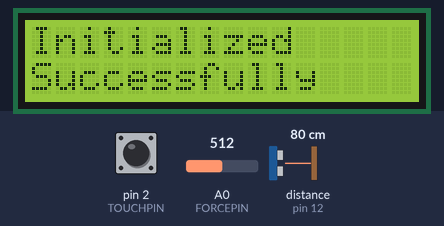
This sketch was run on a simulated Arduino Uno, built with avr-gcc and run on an emulated ATmega328P. Parts: 16×2 character LCD. Wiring (inferred from the names in the program): ultrasonic range finder: trigger pin 13; echo pin 12. The inputs (shaded band) are chosen by the test bench; at power-on: pin 2 (TOUCHPIN) LOW, A0 (FORCEPIN) = 512, distance to the obstacle (sensor on pin 12) 80 cm. The echo pulse lasts 58.3 µs per cm; what the sketch prints to the serial monitor is not drawn.

Above: at 3.1 s.
At 6.2 s:
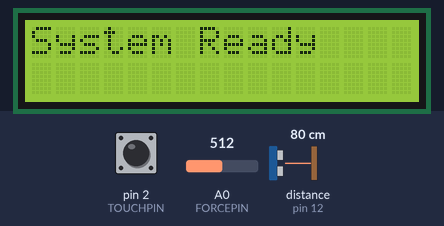
6.3 s: pin 2 (TOUCHPIN) pulled HIGH for 0.15 s
At 8.5 s:
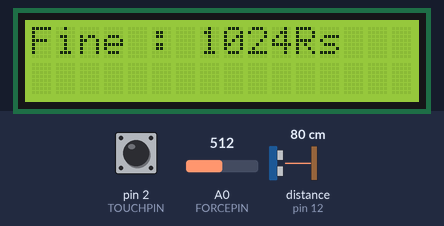
9.4 s: pin 2 (TOUCHPIN) pulled HIGH for 1 s
At 10.6 s:
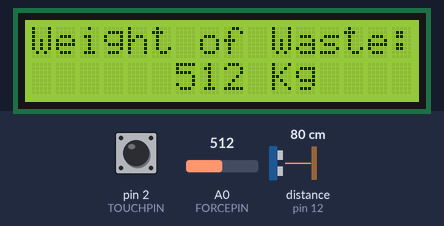
13.4 s: pin 2 (TOUCHPIN) pulled HIGH for 3.2 s
At 18.5 s:
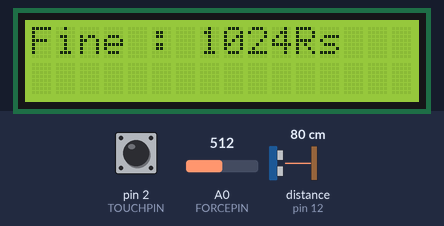
Timing chart, 0 to 20.0 s (numbered marks = the images above; inputs shaded):
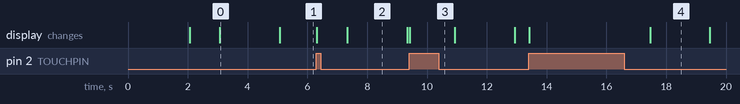

Measured:
- after the input at 6.3 s, the display: first changes at once (image 2 shows a later state)
- after the input at 9.4 s, the display: changes at once (image 3)
- after the input at 13.4 s, the display: first changes at once (image 4 shows a later state)
- what the display in image 0 shows lasts 2.0 s, from 3.1 s to 5.1 s

The sketch:

FoodResQ.ino
```cpp
#include<SoftwareSerial.h>
#include <Arduino.h>
#include<LiquidCrystal.h>

#define TOUCHPIN 2
#define FORCEPIN A0
#define ECHOPIN 12
#define PINGPIN 13

LiquidCrystal lcd(4,5,6,7,8,9);


void setup() {

  Serial.begin(9600);
  lcd.begin(16,2);
  lcd.print("Food ResQ System");
  delay(2000);
  lcd.clear();
  lcd.print("Initializing");
  lcd.setCursor(0,1);
  lcd.print("Please Wait...");
  delay(1000);
  pinMode(TOUCHPIN, INPUT);
  pinMode(FORCEPIN, INPUT);
  pinMode(PINGPIN, OUTPUT);
  pinMode(ECHOPIN, INPUT);
  lcd.clear();
  lcd.print("Initialized");
  lcd.setCursor(0,1);
  lcd.print("Successfully");
  delay(2000);
  lcd.clear();
  lcd.print("System Ready");
  Serial.println("System Ready..");

}

void loop() {
  int fingerSensor = digitalRead(TOUCHPIN);
  int force;
  long duration, inches, cm;
  digitalWrite(PINGPIN, LOW);
  delayMicroseconds(2);
  digitalWrite(PINGPIN, HIGH);
  delayMicroseconds(10);
  digitalWrite(PINGPIN, LOW);

  duration = pulseIn(ECHOPIN, HIGH);
  cm = (duration/ 29 / 2);

  if(cm==4){
    lcd.clear();
    lcd.print("Dustbin is Full!");
    Serial.println("Dustbin is Full!");
    while(cm<=4){
      digitalWrite(PINGPIN, LOW);
      delayMicroseconds(2);
      digitalWrite(PINGPIN, HIGH);
      delayMicroseconds(10);
      digitalWrite(PINGPIN, LOW);
      duration = pulseIn(ECHOPIN, HIGH);
      cm = (duration/ 29 / 2);
    }
    lcd.clear();
    lcd.print("System Ready");
    Serial.println("System is ready..");
  }

  if(fingerSensor==1){
    lcd.clear();
    lcd.print("User Authenticated..");
    lcd.clear();
    Serial.println("User Authenticated..");

    while(fingerSensor==1 && cm>4){
      fingerSensor = digitalRead(TOUCHPIN);
      force = analogRead(FORCEPIN);
      lcd.print("Weight of Waste:");
      lcd.setCursor(6,1);
      lcd.print(force);
      lcd.setCursor(10,1);
      lcd.print("Kg");
      delay(500);
      lcd.clear();

    }

    Serial.print("Amount of food wasted: ");
    Serial.print(force);
    Serial.println("Kg");
    Serial.print("Fine charged: ");
    Serial.print(force * 2);
    Serial.println("Rs");
    lcd.setCursor(0,0);
    lcd.print("Fine :");
    lcd.setCursor(7,0);
    lcd.print(force * 2);
    lcd.setCursor(11,0);
    lcd.print("Rs");
    delay(2000);
    lcd.clear();
    lcd.print("System Ready");
    Serial.println("System is ready..");


  }

}
```
